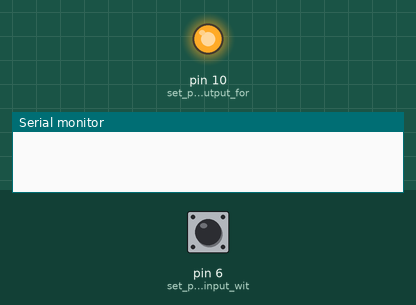
Bench run of a sketch on a simulated Arduino Uno, built with avr-gcc and run on an emulated ATmega328P. Parts: output pins drawn as LEDs (lit = HIGH), the last lines printed to the serial monitor. Dashed ring = blinking. The inputs (shaded band) are chosen by the test bench; at power-on: pin 6 (set_pin_6_as_an_input_wit) HIGH.

Above: at 1.2 s.
1.3 s: pin 6 (set_pin_6_as_an_input_wit) pulled LOW for 0.15 s
4.3 s: pin 6 (set_pin_6_as_an_input_wit) pulled LOW for 1 s
At 4.3 s:
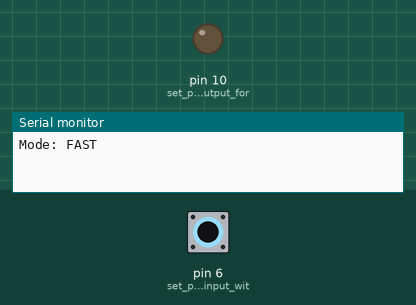
At 6.6 s:
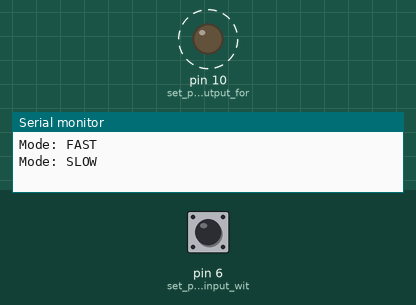
Timing chart, 0 to 13.3 s (numbered marks = the images above; inputs shaded):
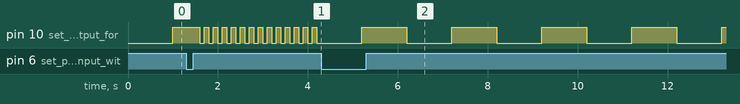

The sketch:

LED_blink_speed_with_button.ino
```cpp
int buttonState = 0;        // stores the current reading of the button
int lastButtonState = 0;    // stores the previous reading of the button
bool fastBlink = false;     // tracks whether we’re in fast or slow blink mode

unsigned long previousMillis = 0;  // stores the last time the LED changed state
int blinkInterval = 1000;          // time (in ms) between LED changes — start slow
bool ledState = LOW;               // keeps track of whether LED is ON or OFF

void setup() {
  pinMode(6, INPUT); // set pin 6 as an input with an internal pull-up resistor
  pinMode(10, OUTPUT);      // set pin 10 as output for the LED
  Serial.begin(9600);       // start serial communication at 9600 baud
}

void loop() {
  unsigned long currentMillis = millis(); // get current time in milliseconds since Arduino started
  buttonState = digitalRead(6);           // read the current state of the button (HIGH or LOW)

  // Detect a button press (HIGH → LOW transition)
  if (buttonState == LOW && lastButtonState == HIGH) {
    fastBlink = !fastBlink;               // toggle between fast and slow blink modes
    blinkInterval = fastBlink ? 100 : 1000; // set blink speed (100 ms for fast, 1000 ms for slow)
    Serial.print("Mode: ");               // print label
    Serial.println(fastBlink ? "FAST" : "SLOW"); // print which mode we're in
    delay(200);                           // short delay to debounce button (ignore bounces)
  }

  lastButtonState = buttonState;          // remember current button state for next loop

  // Blink logic using millis() (non-blocking)
  if (currentMillis - previousMillis >= blinkInterval) { // check if it's time to toggle the LED
    previousMillis = currentMillis;     // remember the current time
    ledState = !ledState;               // invert LED state (ON → OFF or OFF → ON)
    digitalWrite(10, ledState);         // set LED to new state
  }
}
```

Measured:
- after the input at 4.3 s, pin 10 (set_pin_10_as_output_for): alternates HIGH for 1.0 s and LOW for 1.0 s, starting after 0.90 s
- by itself, pin 10 (set_pin_10_as_output_for): alternates HIGH for 0.10 s and LOW for 0.10 s
